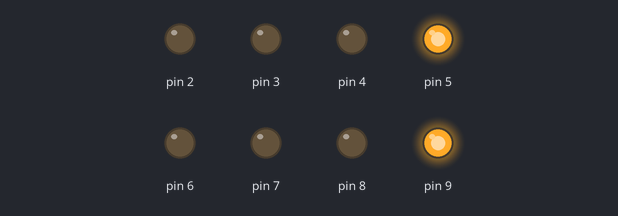
The sketch below on a simulated Arduino Uno, built with avr-gcc and run on an emulated ATmega328P. On the bench: output pins drawn as LEDs (lit = HIGH).

Above: at 0.5 s.
At 1.5 s:
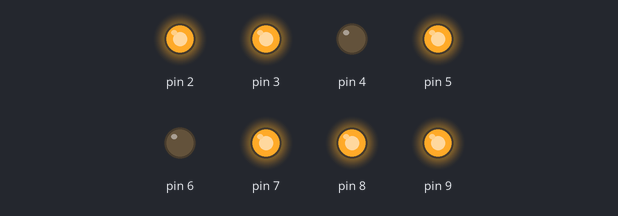
At 2.5 s:
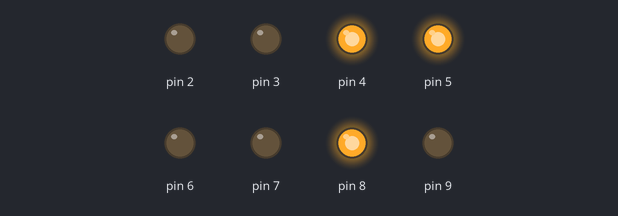
At 4.5 s:
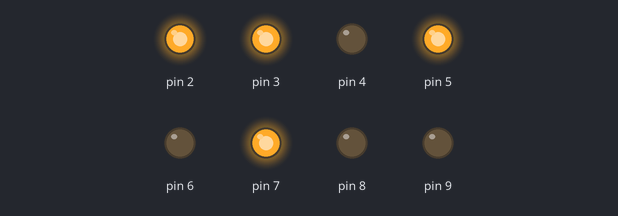
At 6.5 s:
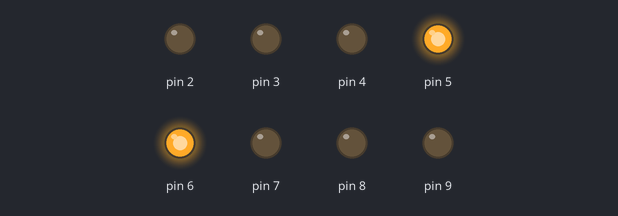
At 9.5 s:
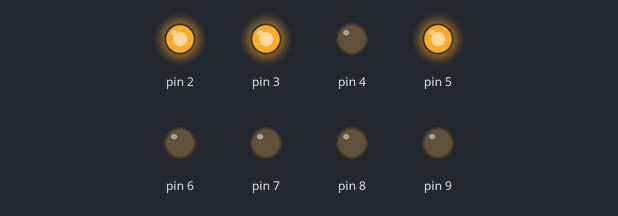
Timing chart, 0 to 11.5 s (numbered marks = the images above):
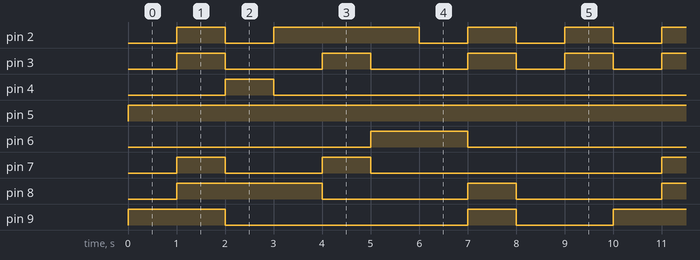

The sketch:

Counter.ino
```cpp
// C++ code
//
void setup()
{
  pinMode(9, OUTPUT); // G
  pinMode(8, OUTPUT); // F
  pinMode(7, OUTPUT); // A
  pinMode(6, OUTPUT); // B
  pinMode(5, OUTPUT); // .
  pinMode(4, OUTPUT); // C
  pinMode(3, OUTPUT); // D
  pinMode(2, OUTPUT); // E
}

void loop()
{
  //INIT
  digitalWrite(9, LOW);
  digitalWrite(8, LOW);
  digitalWrite(7, LOW);
  digitalWrite(6, LOW);
  digitalWrite(5, HIGH);
  digitalWrite(4, LOW);
  digitalWrite(3, LOW);
  digitalWrite(2, LOW);
  //START
  digitalWrite(9, HIGH); // 0
  delay(1000);

  digitalWrite(8,HIGH);
  digitalWrite(7,HIGH); //1
  digitalWrite(5,HIGH);
  digitalWrite(3,HIGH);
  digitalWrite(2,HIGH);
  delay(1000);

  digitalWrite(4,HIGH);
  digitalWrite(7,LOW); //2
  digitalWrite(9,LOW);
  digitalWrite(3,LOW);
  digitalWrite(2,LOW);
  delay(1000);

  digitalWrite(4,LOW); //3
  digitalWrite(2,HIGH);
  delay(1000);

  digitalWrite(3,HIGH);
  digitalWrite(7,HIGH); //4
  digitalWrite(8,LOW);
  delay(1000);

  digitalWrite(6, HIGH);
  digitalWrite(3, LOW);//5
  digitalWrite(7, LOW);
  delay(1000);


  digitalWrite(2, LOW);//6
  delay(1000);

  digitalWrite(8,HIGH); //7
  digitalWrite(9,HIGH);
  digitalWrite(3,HIGH);
  digitalWrite(2,HIGH);
  digitalWrite(6,LOW);
  delay(1000);

  digitalWrite(8,LOW);
  digitalWrite(9,LOW);
  digitalWrite(7,LOW);
  digitalWrite(6,LOW);//LOW
  digitalWrite(4,LOW);
  digitalWrite(3,LOW);
  digitalWrite(2,LOW);
  delay(1000);

  digitalWrite(3,HIGH);
  digitalWrite(2,HIGH);
  delay(1000);


}
```

Measured:
- by itself, pin 2: repeats every 10.0 s: LOW 1.0 s, HIGH 3.0 s, 3 × (LOW 1.0 s, HIGH 1.0 s)
- by itself, pin 3: repeats every 10.0 s: 2 × (LOW 2.0 s, HIGH 1.0 s), 2 × (LOW 1.0 s, HIGH 1.0 s)
- by itself, pin 4: alternates HIGH for 1.0 s and LOW for 9.0 s
- by itself, pin 5: LOW → HIGH at 0.00 s
- by itself, pin 6: alternates HIGH for 2.0 s and LOW for 8.0 s
- by itself, pin 7: repeats every 10.0 s: LOW 2.0 s, HIGH 1.0 s, LOW 6.0 s, HIGH 1.0 s
- by itself, pin 8: repeats every 10.0 s: LOW 3.0 s, HIGH 1.0 s, LOW 3.0 s, HIGH 3.0 s
- by itself, pin 9: repeats every 10.0 s: LOW 5.0 s, HIGH 1.0 s, LOW 2.0 s, HIGH 2.0 s
